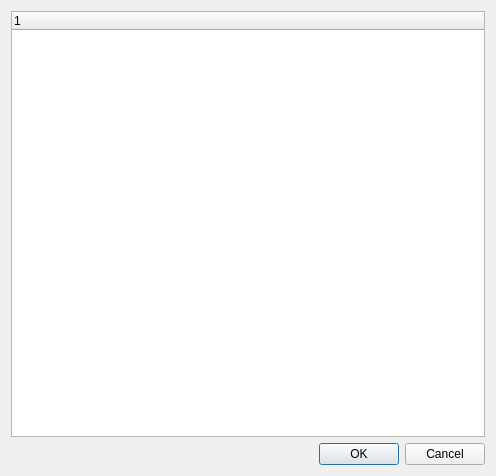
<?xml version="1.0" encoding="UTF-8"?>
<ui version="4.0">
 <class>Dialog</class>
 <widget class="QDialog" name="Dialog">
  <property name="geometry">
   <rect>
    <x>0</x>
    <y>0</y>
    <width>496</width>
    <height>476</height>
   </rect>
  </property>
  <property name="windowTitle">
   <string>Dialog</string>
  </property>
  <layout class="QVBoxLayout" name="verticalLayout">
   <item>
    <widget class="XmlTreeWidget" name="treeWidget"/>
   </item>
   <item>
    <widget class="QDialogButtonBox" name="buttonBox">
     <property name="orientation">
      <enum>Qt::Horizontal</enum>
     </property>
     <property name="standardButtons">
      <set>QDialogButtonBox::Cancel|QDialogButtonBox::Ok</set>
     </property>
    </widget>
   </item>
  </layout>
 </widget>
 <customwidgets>
  <customwidget>
   <class>XmlTreeWidget</class>
   <extends>QTreeWidget</extends>
   <header>CustomWidgets</header>
  </customwidget>
 </customwidgets>
 <resources/>
 <connections>
  <connection>
   <sender>buttonBox</sender>
   <signal>accepted()</signal>
   <receiver>Dialog</receiver>
   <slot>accept()</slot>
   <hints>
    <hint type="sourcelabel">
     <x>248</x>
     <y>254</y>
    </hint>
    <hint type="destinationlabel">
     <x>157</x>
     <y>274</y>
    </hint>
   </hints>
  </connection>
  <connection>
   <sender>buttonBox</sender>
   <signal>rejected()</signal>
   <receiver>Dialog</receiver>
   <slot>reject()</slot>
   <hints>
    <hint type="sourcelabel">
     <x>316</x>
     <y>260</y>
    </hint>
    <hint type="destinationlabel">
     <x>286</x>
     <y>274</y>
    </hint>
   </hints>
  </connection>
 </connections>
</ui>
